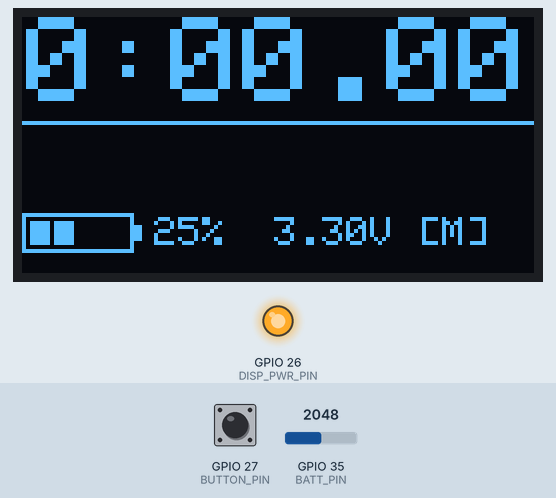
The program below on a simulated ESP32. Parts: 128×64 one-colour display, output pins drawn as LEDs (lit = HIGH). Inputs (shaded band) come from the test bench; at power-on: GPIO 27 (BUTTON_PIN) HIGH, GPIO 35 (BATT_PIN) = 2048. What the program prints to the serial monitor is not drawn.

Above: at 3.5 s.
3.6 s: GPIO 27 (BUTTON_PIN) pulled LOW for 0.15 s
At 4.13 s:
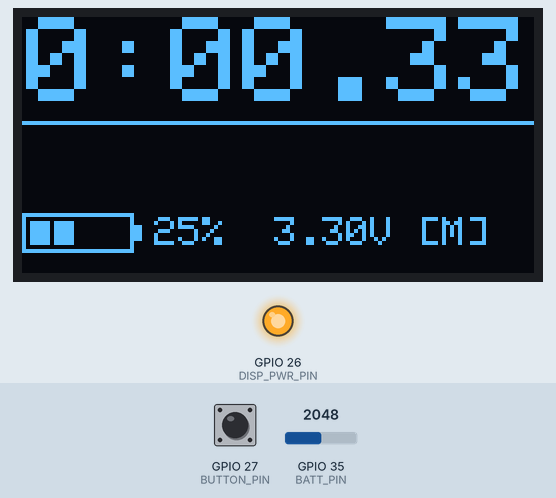
4.3 s: GPIO 27 (BUTTON_PIN) pulled LOW for 1 s
At 5.5 s:
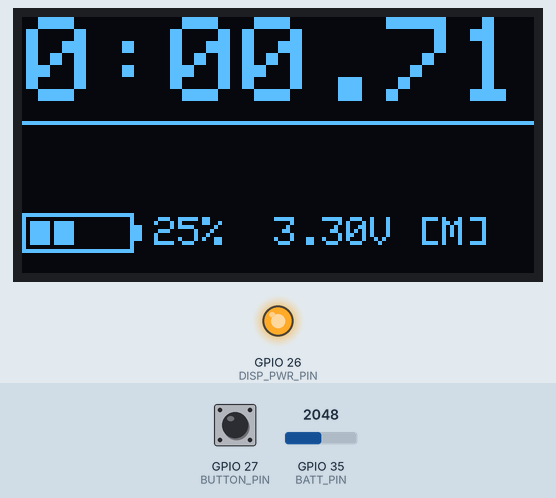
6.8 s: GPIO 27 (BUTTON_PIN) pulled LOW for 0.15 s
At 7.9 s:
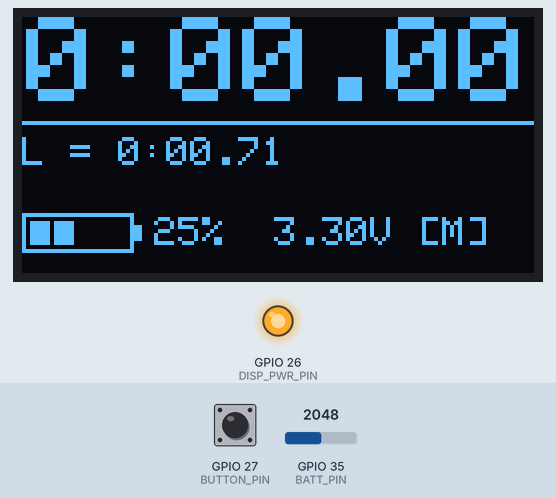
8.4 s: GPIO 35 (BATT_PIN) set to 2866
At 8.8 s:
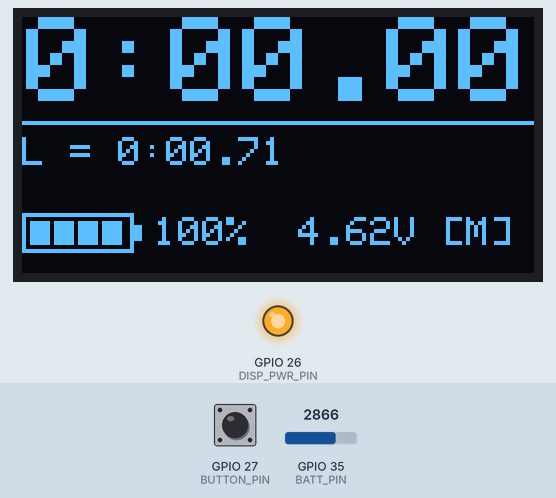
9.9 s: GPIO 35 (BATT_PIN) set to 3603
At 10.2 s:
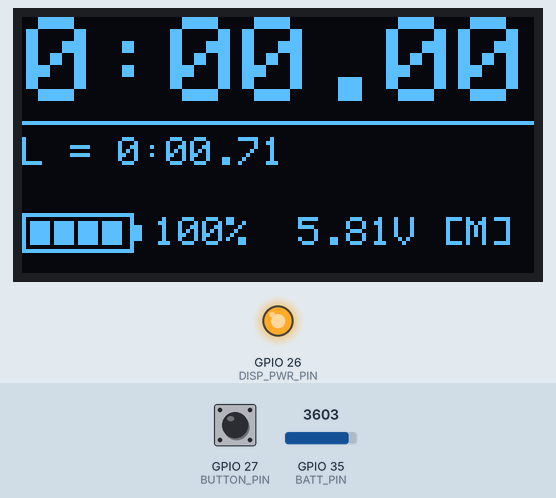
11.4 s: GPIO 35 (BATT_PIN) set to 4095
At 12.8 s:
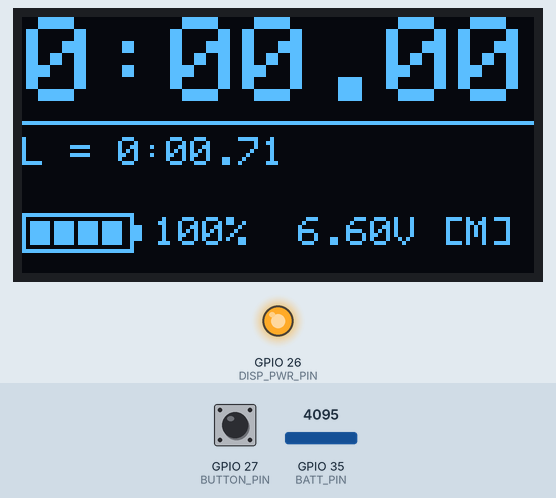
Timing chart, 0 to 13.9 s (numbered marks = the images above; inputs shaded):
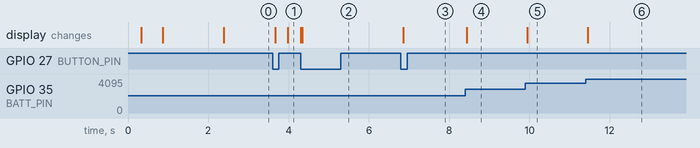

Measured:
- after the input at 3.6 s, the display: first changes after 0.07 s (image 1 shows a later state)
- after the input at 6.8 s, the display: changes after 0.05 s (image 3)
- after the input at 8.4 s, the display: changes at once (image 4)
- after the input at 9.9 s, the display: changes after 0.05 s (image 5)
- after the input at 11.4 s, the display: changes after 0.06 s (image 6)

The program:

main.cpp
```cpp
/*
 * ESP32 WiFi-Stoppuhr — MASTER (COM9, erstellt Access Point)
 *
 * Pins:
 *   OLED  SDA=GPIO21  SCL=GPIO22
 *   OLED  VCC → Transistor (BC547) → GPIO26 schaltet
 *   Taster GPIO27 → GND (INPUT_PULLUP)
 *   Akku  GPIO35 (interner 100kΩ/100kΩ Teiler auf Lolin32, JST-Stecker)
 *
 * Verhalten:
 *   - Kurzdruck: Start → Stop → Reset
 *   - 4 Sek halten: Deep Sleep
 *   - 10 Min Inaktivität: Deep Sleep
 *   - Aufwachen: Tasterdruck
 *   - Deep Sleep: GPIO26 per gpio_hold LOW gehalten → kein Leckverlust
 */

#include <Arduino.h>
#include <WiFi.h>
#include <WiFiUdp.h>
#include <Wire.h>
#include <Adafruit_GFX.h>
#include <Adafruit_SSD1306.h>
#include "esp_sleep.h"
#include "driver/gpio.h"

// ── Pins & Konstanten ─────────────────────────────────────────────
#define BUTTON_PIN     27
#define DISP_PWR_PIN   26   // Transistor-Basis: HIGH=Display an, LOW=aus
#define BATT_PIN       35   // interner 100kΩ/100kΩ Teiler auf Lolin32
#define SCREEN_WIDTH  128
#define SCREEN_HEIGHT  64
#define UDP_PORT     1234
#define DEBOUNCE_MS    40

#define DEEPSLEEP_MS (20UL * 60UL * 1000UL)
#define HOLD_OFF_MS   4000UL

const char*     AP_SSID = "StopwatchNet";
const char*     AP_PASS = "stopwatch123";
const IPAddress BROADCAST(192, 168, 4, 255);

// ── Objekte ───────────────────────────────────────────────────────
Adafruit_SSD1306 oled(SCREEN_WIDTH, SCREEN_HEIGHT, &Wire, -1);
WiFiUDP udp;

// ── Zustand ───────────────────────────────────────────────────────
enum State { IDLE, RUNNING, STOPPED };
State         state      = IDLE;
unsigned long startMs    = 0;
unsigned long elapsedMs  = 0;
uint8_t       oledAddr   = 0x3C;

// ── Taster ────────────────────────────────────────────────────────
bool          rawBtn        = HIGH;
bool          lastRawBtn    = HIGH;
bool          debouncedBtn  = HIGH;
unsigned long debounceTimer = 0;
unsigned long btnPressMs    = 0;
bool          btnHeld       = false;

// ── Aktivitäts-Timer ──────────────────────────────────────────────
unsigned long lastActivityMs  = 0;
unsigned long lastElapsedMs   = 0;   // letzte abgeschlossene Zeit

// ── Batterie ──────────────────────────────────────────────────────
float readBattVoltage() {
    int raw = analogRead(BATT_PIN);
    return (raw / 4095.0f) * 3.3f * 2.0f;
}

int battPercent(float v) {
    if (v >= 4.2f) return 100;
    if (v <= 3.0f) return 0;
    return (int)((v - 3.0f) / 1.2f * 100.0f + 0.5f);
}

// ── OLED ──────────────────────────────────────────────────────────
uint8_t detectOLED() {
    for (uint8_t addr : {0x3C, 0x3D}) {
        Wire.beginTransmission(addr);
        if (Wire.endTransmission() == 0) return addr;
    }
    return 0x3C;
}

void oledOn() {
    digitalWrite(DISP_PWR_PIN, HIGH);
    delay(80);
    Wire.begin(21, 22);
    oled.begin(SSD1306_SWITCHCAPVCC, oledAddr);
    oled.setTextColor(SSD1306_WHITE);
}

// Akku-Symbol: 28×10px Körper + 2px Pol, Balken mit 1px Abstand zum Rahmen
void drawBatteryIcon(int x, int y, int pct) {
    oled.drawRect(x, y, 28, 10, SSD1306_WHITE);
    oled.fillRect(x + 28, y + 3, 2, 4, SSD1306_WHITE);
    int bars = (pct >= 75) ? 4 : (pct >= 50) ? 3 : (pct >= 25) ? 2 : (pct >= 10) ? 1 : 0;
    for (int i = 0; i < bars; i++)
        oled.fillRect(x + 2 + i * 6, y + 2, 5, 6, SSD1306_WHITE);
}

void renderDisplay(unsigned long ms) {
    float vbat = readBattVoltage();
    int   pct  = battPercent(vbat);

    unsigned long m  = ms / 60000UL;
    unsigned long s  = (ms % 60000UL) / 1000UL;
    unsigned long cs = (ms % 1000UL) / 10UL;

    char timeBuf[10];
    snprintf(timeBuf, sizeof(timeBuf), "%lu:%02lu.%02lu", m, s, cs);

    oled.clearDisplay();

    // Zeit oben (textSize 3 = 24px hoch)
    oled.setTextSize(3);
    oled.setCursor(1, 0);
    oled.print(timeBuf);

    // Strich unter der Zeit
    oled.drawLine(0, 26, 127, 26, SSD1306_WHITE);

    // Letzte Zeit (klein, unter dem Strich)
    oled.setTextSize(1);
    if (lastElapsedMs > 0) {
        unsigned long lm  = lastElapsedMs / 60000UL;
        unsigned long ls  = (lastElapsedMs % 60000UL) / 1000UL;
        unsigned long lcs = (lastElapsedMs % 1000UL) / 10UL;
        char lastBuf[18];
        snprintf(lastBuf, sizeof(lastBuf), "L = %lu:%02lu.%02lu", lm, ls, lcs);
        oled.setCursor(0, 30);
        oled.print(lastBuf);
    }

    // Sleep-Countdown (nur letzte 60s, wenn nicht läuft)
    if (state != RUNNING) {
        unsigned long idleSec = (millis() - lastActivityMs) / 1000UL;
        long secsLeft = (long)(DEEPSLEEP_MS / 1000UL) - (long)idleSec;
        if (secsLeft > 0 && secsLeft <= 60) {
            char hint[18];
            snprintf(hint, sizeof(hint), "Sleep in %lds", secsLeft);
            oled.setCursor(0, 40);
            oled.print(hint);
        }
    }

    // Akku-Symbol (28×10) + % + Volt + [M] unten
    drawBatteryIcon(0, 49, pct);
    char battBuf[18];
    snprintf(battBuf, sizeof(battBuf), "%d%%  %.2fV [M]", pct, vbat);
    oled.setCursor(33, 50);
    oled.print(battBuf);

    oled.display();
}

// ── UDP ───────────────────────────────────────────────────────────
void sendUDP(const char* msg) {
    udp.beginPacket(BROADCAST, UDP_PORT);
    udp.print(msg);
    udp.endPacket();
    Serial.printf("[UDP TX] %s\n", msg);
}

// ── Aktionen ──────────────────────────────────────────────────────
void doStart() { state = RUNNING; startMs = millis(); lastActivityMs = millis(); }
void doStop()  { elapsedMs = millis() - startMs; state = STOPPED; lastActivityMs = millis(); }
void doReset() { lastElapsedMs = elapsedMs; state = IDLE; elapsedMs = 0; lastActivityMs = millis(); }

// ── Deep Sleep ────────────────────────────────────────────────────
void enterDeepSleep() {
    Serial.println(F("[SLEEP] Deep Sleep"));
    sendUDP("DEEPSLEEP");
    delay(100);

    while (digitalRead(BUTTON_PIN) == LOW) delay(10);
    delay(200);

    // Display hardware ausschalten (Charge-Pump stoppen)
    oled.clearDisplay();
    oled.display();
    oled.ssd1306_command(SSD1306_DISPLAYOFF);
    delay(10);

    // WiFi komplett abschalten
    WiFi.softAPdisconnect(true);
    WiFi.mode(WIFI_OFF);
    delay(100);

    // GPIO26 LOW halten im Deep Sleep → kein Strom durch floating Pin
    digitalWrite(DISP_PWR_PIN, LOW);
    gpio_hold_en(GPIO_NUM_26);
    gpio_deep_sleep_hold_en();

    esp_sleep_enable_ext0_wakeup(GPIO_NUM_27, 0);
    esp_deep_sleep_start();
}

// ── Setup ─────────────────────────────────────────────────────────
void setup() {
    // GPIO-Hold vom Deep Sleep aufheben bevor wir den Pin steuern
    gpio_hold_dis(GPIO_NUM_26);
    gpio_deep_sleep_hold_dis();

    Serial.begin(115200);
    delay(100);

    // Deep-Sleep-Nachweis: Aufwachgrund ausgeben
    esp_sleep_wakeup_cause_t cause = esp_sleep_get_wakeup_cause();
    if (cause == ESP_SLEEP_WAKEUP_EXT0)
        Serial.println(F("\n[MASTER] Aufgewacht aus Deep Sleep (Taster)"));
    else if (cause == ESP_SLEEP_WAKEUP_UNDEFINED)
        Serial.println(F("\n[MASTER] Boote... (Kaltstart / Reset)"));
    else
        Serial.printf("\n[MASTER] Boote... (Wakeup cause: %d)\n", cause);

    pinMode(BUTTON_PIN, INPUT_PULLUP);
    pinMode(DISP_PWR_PIN, OUTPUT);
    digitalWrite(DISP_PWR_PIN, HIGH);   // Display einschalten
    delay(80);

    while (digitalRead(BUTTON_PIN) == LOW) delay(10);
    delay(100);

    btStop();
    setCpuFrequencyMhz(80);
    analogSetPinAttenuation(BATT_PIN, ADC_11db);

    Wire.begin(21, 22);
    oledAddr = detectOLED();
    oled.begin(SSD1306_SWITCHCAPVCC, oledAddr);
    oled.setTextColor(SSD1306_WHITE);

    oled.clearDisplay();
    oled.setTextSize(1);
    oled.setCursor(0,  0); oled.print(F("MASTER - WiFi AP"));
    oled.setCursor(0, 12); oled.print(F("SSID: StopwatchNet"));
    oled.setCursor(0, 24); oled.print(F("Starte AP..."));
    oled.display();

    WiFi.mode(WIFI_AP);
    WiFi.softAP(AP_SSID, AP_PASS);
    delay(500);
    WiFi.setTxPower(WIFI_POWER_5dBm);
    WiFi.setSleep(true);
    Serial.printf("[WiFi] AP: %s  IP: %s  CPU: %luMHz\n",
                  AP_SSID, WiFi.softAPIP().toString().c_str(),
                  getCpuFrequencyMhz());

    oled.clearDisplay();
    oled.setTextSize(1);
    oled.setCursor(0,  0); oled.print(F("MASTER - WiFi AP"));
    oled.setCursor(0, 12); oled.print(F("SSID: StopwatchNet"));
    oled.setCursor(0, 24); oled.print(F("IP: ")); oled.print(WiFi.softAPIP());
    oled.setCursor(0, 36); oled.print(F("Warte auf Client..."));
    oled.display();

    udp.begin(UDP_PORT);
    lastActivityMs = millis();
    delay(1500);
    renderDisplay(0);
}

// ── Loop ──────────────────────────────────────────────────────────
void loop() {
    unsigned long now = millis();

    if (state != RUNNING && (now - lastActivityMs) >= DEEPSLEEP_MS)
        enterDeepSleep();

    rawBtn = digitalRead(BUTTON_PIN);
    if (rawBtn != lastRawBtn) {
        lastRawBtn = rawBtn;
        if ((now - debounceTimer) >= DEBOUNCE_MS) {
            debounceTimer = now;
            debouncedBtn = rawBtn;
            if (debouncedBtn == LOW) {
                btnPressMs = now; btnHeld = true;
                lastActivityMs = now;
                if      (state == IDLE)    { doStart(); sendUDP("START"); }
                else if (state == RUNNING) {
                    doStop();
                    char msg[32];
                    snprintf(msg, sizeof(msg), "STOP:%lu", elapsedMs);
                    sendUDP(msg);
                }
                else if (state == STOPPED) { doReset(); sendUDP("RESET"); }
            } else { btnHeld = false; }
        }
    }

    if (btnHeld && (now - btnPressMs) >= HOLD_OFF_MS) {
        btnHeld = false;
        enterDeepSleep();
    }

    int pkt = udp.parsePacket();
    if (pkt > 0) {
        char buf[64] = {};
        udp.read(buf, sizeof(buf) - 1);
        String msg(buf);
        Serial.printf("[UDP RX] %s\n", msg.c_str());
        if      (msg == "START" && state == IDLE)            doStart();
        else if (msg.startsWith("STOP:") && state == RUNNING) {
            elapsedMs = (unsigned long)msg.substring(5).toInt();
            state = STOPPED; lastActivityMs = millis();
        }
        else if (msg == "RESET" && state == STOPPED)         doReset();
        else if (msg == "DEEPSLEEP")                         enterDeepSleep();
    }

    if      (state == RUNNING) renderDisplay(now - startMs);
    else if (state == STOPPED) renderDisplay(elapsedMs);
    else                       renderDisplay(0);

    delay(16);
}
```
